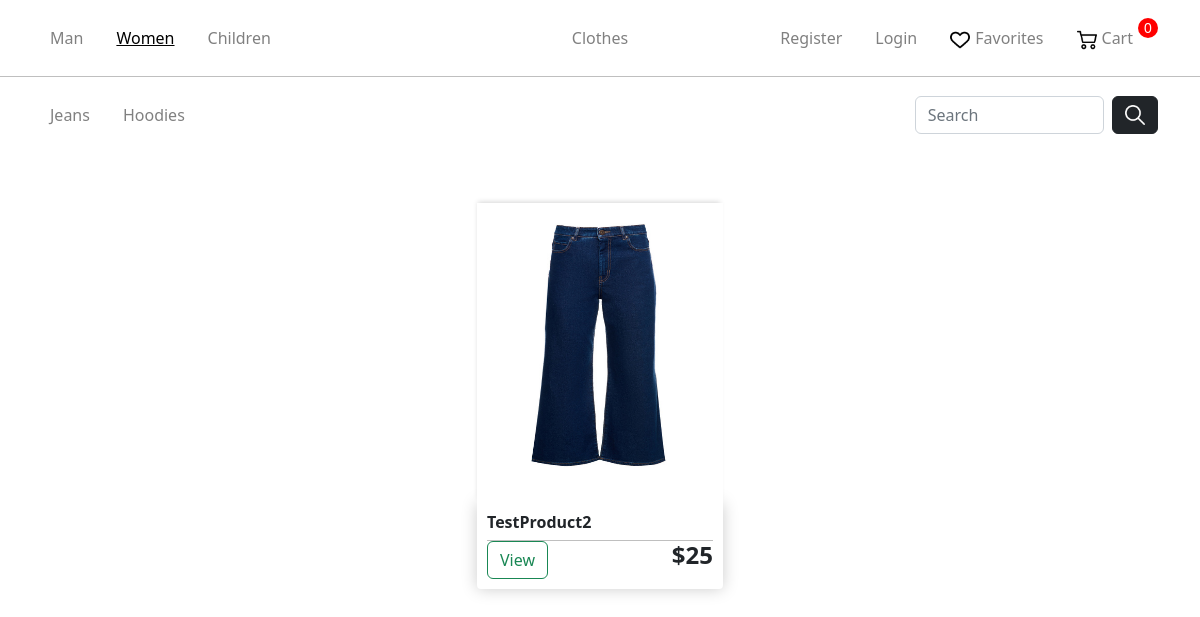
/gender/women/, run on an earlier commit of the app's database.
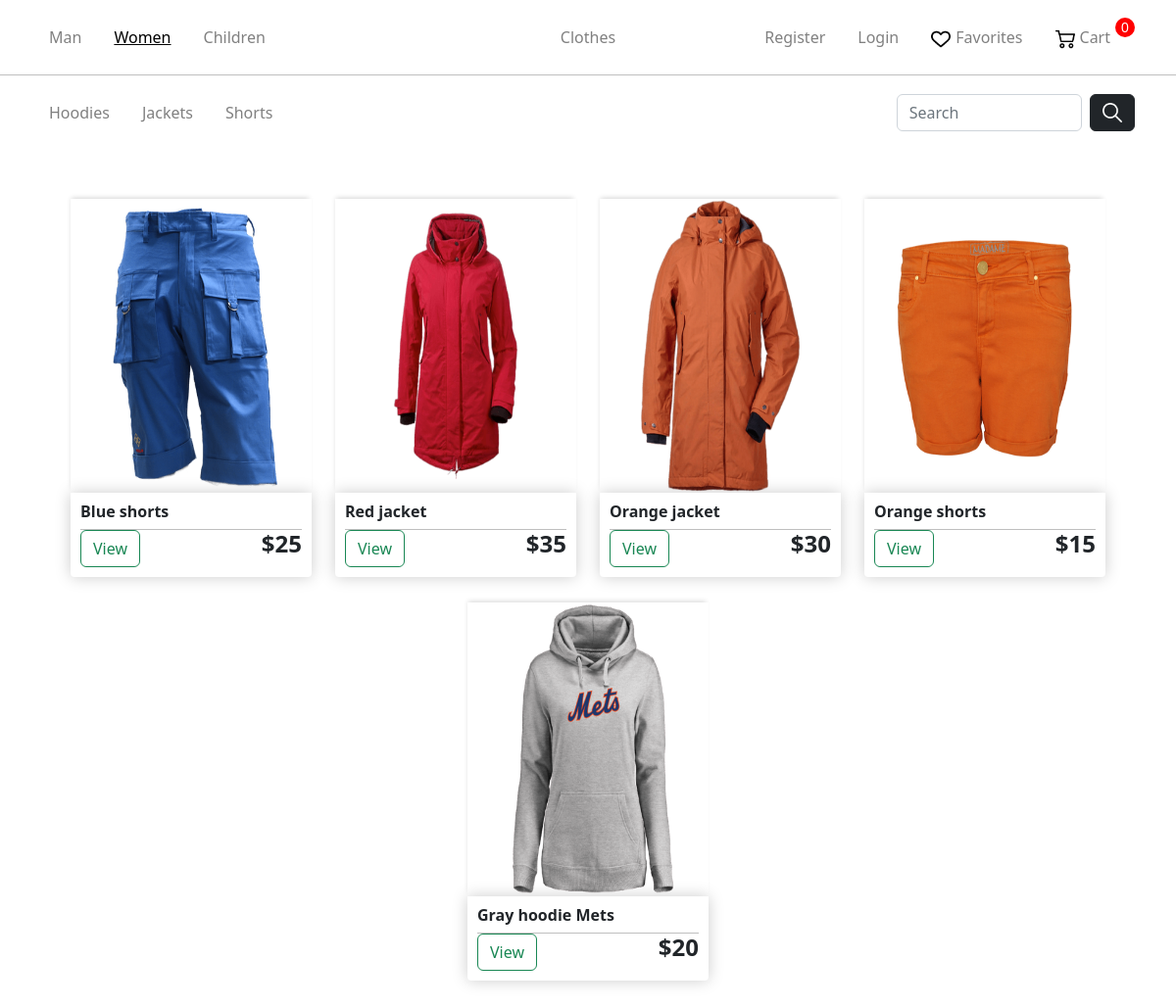
And on a later commit of the database.
### store/models.py (models this page shows, shortened)
class Gender(models.Model):
    name = models.CharField(max_length=100, db_index=True)
    slug = models.SlugField(max_length=255, unique=True, db_index=True)
    categories_id = models.ManyToManyField('Category')
    def get_absolute_url(self):
        return reverse('gender', kwargs={'gender_slug': self.slug})

class Category(models.Model):
    name = models.CharField(max_length=100, db_index=True)
    slug = models.SlugField(max_length=255, unique=True, db_index=True)

class Product(models.Model):
    AVAILABILITY =(
        ('Y', 'В наличии'),
        ('N', 'Нет в наличии'),
    )
    name = models.CharField(max_length=255)
    slug = models.SlugField(max_length=255, unique=True, db_index=True)
    description = models.TextField(blank=True)
    discount = models.BooleanField(default=False)
    price = models.IntegerField()
    price_discount = models.IntegerField(blank=True)
    photo = models.ImageField(upload_to="photos")
    availability = models.CharField(max_length=1,choices = AVAILABILITY,default = '')
    cat = models.ForeignKey('Category', on_delete=models.PROTECT)
    gender = models.ForeignKey('Gender', on_delete=models.PROTECT)
    sizes = models.ManyToManyField('Size')

### store/views.py (the view)
# urls.py: path('gender/<slug:gender_slug>/', views.gender, name = "gender"),
def gender(request, gender_slug):
    search_input = request.GET.get('search_area')
    gender = Gender.objects.get(slug=gender_slug)
    cats = gender.categories_id.all()
    if search_input:
        products = Product.objects.filter(gender=gender, name__icontains=search_input)
    else:
        products = Product.objects.filter(gender=gender)
    context = {
            "cats": cats,
            "products": products,
    }
    context = get_user_context(context,request)
    context["gender_selected"] = gender
    return render(request, 'store/gender.html', context)

### store/templatetags/store_tags.py (called while the page is built)
@register.simple_tag(name='getcatsurl')
def get_categoriesURL(gender, cat):
    return reverse('category', kwargs={'category_slug': cat.slug, 'gender_slug': gender.slug})

### store/utils.py (called while the page is built)
def get_user_context(dict,request):
    context = dict
    genders = Gender.objects.all()
    ordered = 1
    if not request.user.is_authenticated:
        ordered = 0
    else:
        order_qs = Order.objects.filter(user=request.user, ordered=False)
        if order_qs.exists():
            context["order"] = order_qs[0]
        else:
            ordered = 0
    context["genders"] = genders
    context["gender_selected"] = -1
    context["cat_selected"] = -1
    context["ordered"] = ordered
    return context

### store/templates/store/gender.html (shortened to what this page needs)
{% extends 'store/layout.html' %}
{% load static %}
{% load store_tags %}
{% block categories %}
    <nav class="navbar navbar-expand-sm navbar-dark sec-nav">
    <div class="container justify-content-center">
        <ul class="nav navbar-nav w-100 flex-nowrap">
	        {% for cat in cats%}
	            <li class="nav-item active">
		        {% getcatsurl gender=gender_selected cat=cat as URL%}
		        <a class="nav-link lk" href="{{URL}}">{{cat.name}}</a>
                </li>
	        {% endfor %}
        </ul>
        <form class="d-flex" role="search" id="search-form">
        <input class="form-control search-input me-2" type="search" placeholder="Search" aria-label="Search" name ="search_area" value="{{ search_input }}">
        <button type="submit" class="btn btn-dark"><img src="../../static/store/img/loupe.png" alt="Loupe Icon"></button>
        </form>
    </div>
    </nav>
{% endblock %}
{% block content %}
    <link rel="stylesheet" href="{% static 'store/css/CategoriesCartCheckout.css' %}">
	<div style="display: flex; flex-wrap: wrap; width: 90%; margin: 50px auto;" class="row">
		{% for product in products %}
		<div style="width: 274px; height: 300px; flex-basis: 25%; max-width: 274px; margin-bottom: 112px;" class="col-lg-4">
			<img style="height: 300px;" class="thumbnail" src="{{product.photo.url}}">
			<div class="box-element product">
				<h6><strong>{{product.name}}</strong></h6>
				<hr>
				<a class="btn btn-outline-success" href="{% url 'product' product_slug=product.slug %}">View</a>
				<h4 style="display: inline-block; float: right"><strong>${{product.price}}</strong></h4>
			</div>
		</div>
		{%endfor%}
	</div>
{% endblock %}

### store/templates/store/layout.html (shortened to what this page needs)
{% load static %}
<!doctype html>
<html lang="en">
<head>
    <link rel="stylesheet" href="https://cdn.jsdelivr.net/npm/bootstrap@5.2.3/dist/css/bootstrap.min.css">
    <link rel="stylesheet" href="{% static 'store/css/main.css' %}">
</head>
<body>
    <nav class="navbar navbar-expand-sm navbar-dark main-nav">
    <div class="container justify-content-center">
        <ul class="nav navbar-nav w-100 flex-nowrap">
            {% for gender in genders%}
            <li class="nav-item active">
                {%if gender == gender_selected%}
                <p class="nav-link-selected lk" >{{gender.name}}</p>
                {%else%}
                <a class="nav-link lk" href="{{gender.get_absolute_url}}">{{gender.name}}</a>
                {%endif%}
            {% endfor %}
        </ul>
        <ul class="nav navbar-nav justify-content-center">
            <li class="nav-item"><a class="nav-link" href="{% url 'main' %}">Clothes</a></li>
        </ul>
        <ul class="nav navbar-nav w-100 justify-content-end">
            {% if request.user.is_authenticated %}
            <li class="nav-item">
                <a class="nav-link lk" href="{% url 'logout' %}">Logout</a>
            </li>
            {%else%}
            <li class="nav-item">
                <a class="nav-link lk" href="{% url 'register' %}">Register</a>
            </li>
            <li class="nav-item">
                <a class="nav-link lk" href="{% url 'login' %}">Login</a>
            </li>
            {%endif%}
            <li class="nav-item">
                <a class="nav-link lk icon" href="{% url 'liked' %}"><img src="../../static/store/img/heart.png" alt="Heart Icon">Favorites</a>
            </li>
            <li class="nav-item">
                {%if not ordered%}
                    <p class="cart-total">0</p>
                {%else%}
                    <p class="cart-total">{{order.products.count}}</p>
                {%endif%}
                <a class="nav-link lk icon" href="{% url 'cart' %}"><img src="../../static/store/img/shopping-cart.png" alt="Cart Icon">Cart</a>
            </li>
        </ul>
    </div>
    </nav>
    <hr class="nav">
    {% block categories %}{% endblock %}
    {% block content %}
    {% endblock %}
</body>
</html>

What changed in the data, as far as the page shows it:
no longer on this page (row unchanged): Category: name "Jeans"
added Category: name "Jackets"
added Category: name "Shorts"
changed Product: photo: a different picture; name "TestProduct2" → "Blue shorts"
added Product: photo (picture), name "Red jacket", price "35"
added Product: photo (picture), name "Orange jacket", price "30"
added Product: photo (picture), name "Orange shorts", price "15"
added Product: photo (picture), name "Gray hoodie Mets", price "20"
